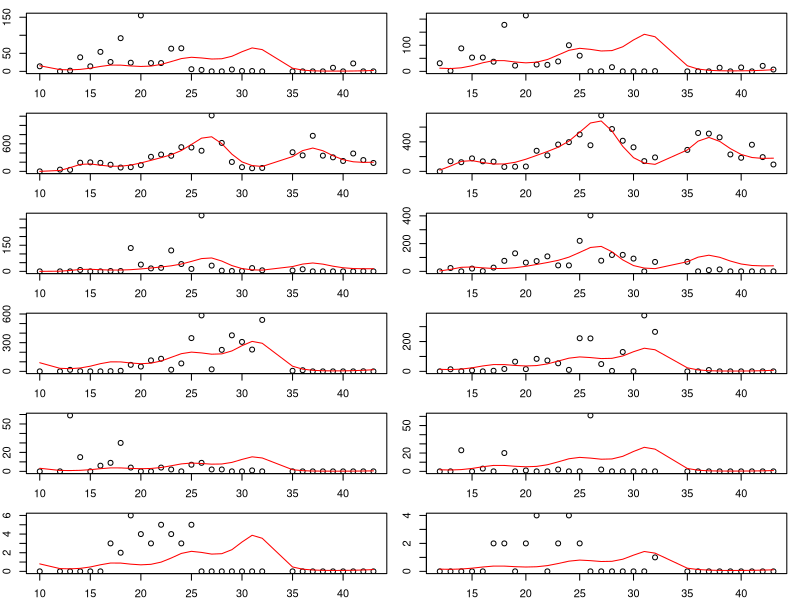
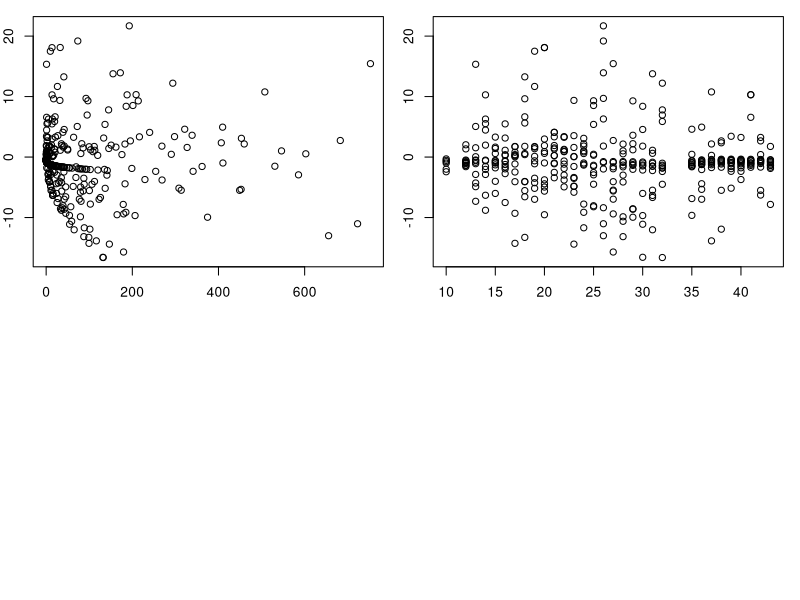

The R script that drew these images, in order: (Note: this script raises an error after producing the figures.)
#intro...

library(dplyr)
library(mgcv)#for gam

#Import data ----
shelducks = read.csv("data/shelduck_counts.csv") %>%
  as_tibble()

#changing the subsite column in shelducks to be a factor, not an integer 
shelducks$subsite=as.factor(shelducks$subsite)


#Best Model based on model_selection.R

best = gam(count ~ s(week) +
           s(week, by = as.numeric(subsite %in% c(2, 3))) +
           subsite * tide +
           offset(area),
         family = ziP,
         data = shelducks)

summary(best)


# fitted values for each
shelducks$fitted = predict(best, type = "response")

## Plot the observed points and fitted line for each subsite and tide 
# variable by week

# function to plot observed and fitted on same graph
plot_model_fit <- function(tide_level, subsite_level){
  
  data_to_plot = filter(shelducks, tide==tide_level, subsite==subsite_level)
  with(data_to_plot, plot(week, count))
  with(data_to_plot, lines(week, fitted, col="red"))
}

par (mfrow=c(6,2), mar=c(2,2,1,1))
plot_model_fit(tide_level="low", subsite_level = 1)
plot_model_fit(tide_level="rising", subsite_level = 1)
plot_model_fit(tide_level="low", subsite_level = 2)
plot_model_fit(tide_level="rising", subsite_level = 2)
plot_model_fit(tide_level="low", subsite_level = 3)
plot_model_fit(tide_level="rising", subsite_level = 3)
plot_model_fit(tide_level="low", subsite_level = 4)
plot_model_fit(tide_level="rising", subsite_level = 4)
plot_model_fit(tide_level="low", subsite_level = 5)
plot_model_fit(tide_level="rising", subsite_level = 5)
plot_model_fit(tide_level="low", subsite_level = 6)
plot_model_fit(tide_level="rising", subsite_level = 6)


# Validation plots
devres = resid(best, type = "deviance")
fitted = predict(best, type = "response")
par (mfrow=c(2,2)) 
plot(fitted, devres)
plot(shelducks$week, devres)
plot(shelducks$tide, devres)
plot(shelducks$subsite, devres)

